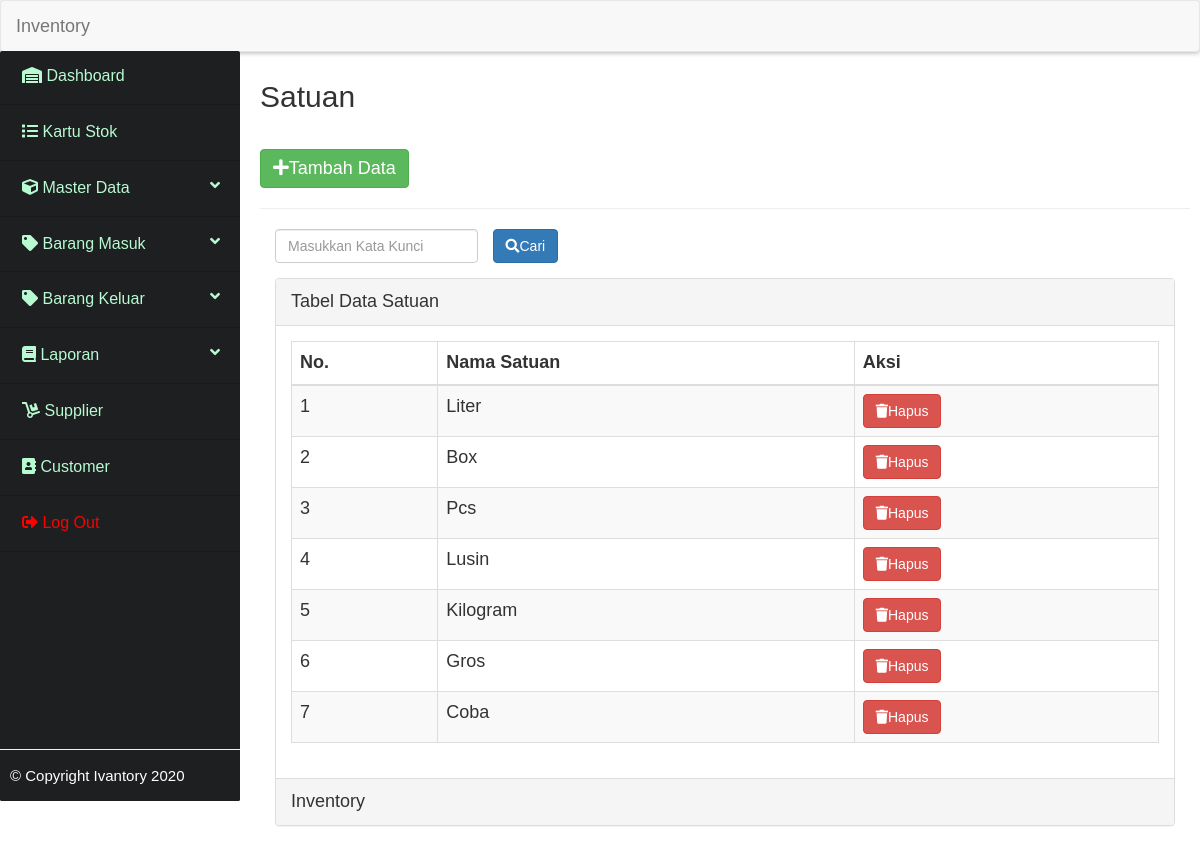
Screenshot of /_satuan/satuan.php with the database file from the repository.
### tables this page shows
CREATE TABLE IF NOT EXISTS `tbl_satuan` (
  `id_satuan` int(11) NOT NULL AUTO_INCREMENT,
  `nama_satuan` varchar(100) NOT NULL,
  PRIMARY KEY (`id_satuan`)
);

### _satuan/functions.php (called while the page is built, shortened)
<?php
     include "../koneksi.php";
    function query($query){
        global $conn;
        $result = mysqli_query($conn, $query);
        $rows   = [];
        while( $row = mysqli_fetch_assoc($result)){
           $rows[] = $row;
        }
        return $rows;
    }
?>

### _satuan/satuan.php (the view, shortened to what this page needs)
<?php
$satuan = query("SELECT * FROM tbl_satuan");
?>
        <section class="content">
            <div class="inner">
                <h2>Satuan</h2><br>
                    <a href="#" class="btn btn-success" style="font-size: 18px;" data-toggle="modal" data-target="#tambah" ><span class="fas fa-plus"></span>Tambah Data</a>
                    <hr>
                    <form action="" method="post">
                        <div class="form-group">
                                <div class="col-md-3" >
                                    <input type="text" name="keyword" class="form-control" autofocus autocomplete="off" placeholder="Masukkan Kata Kunci">
                                </div>
                                <div>
                                    <button type="submit" name="cari" class="btn btn-primary"><span class="fas fa-search"></span>Cari</button>
                                </div>
                        </div>
                    </form>
                    <div class="table-content" style="font-size: 18px;">
                        <div class="col-md-12">
                            <div class="panel panel-default">
                                <div class="panel-heading">
                                    Tabel Data Satuan
                                </div>
                                <div class="panel-body">
                                    <div class="table">
                                        <table class="table table-striped table-bordered table-hover">
                                            <thead>
                                                <tr>
                                                    <th>No.</th>
                                                    <th>Nama Satuan</th>
                                                    <th>Aksi</th>
                                                </tr>
                                            </thead>
                                            <?php $no = 1; ?>
                                            <?php foreach($satuan as $st): ?>
                                            <tr>
                                                <td><?= $no; ?></td>
                                                <td><?= $st["nama_satuan"]; ?></td>
                                                <td>
                                                    <a href="hapus.php?id_satuan=<?= $st["id_satuan"]; ?>" onclick="return confirm('Yakin untuk menghapus?')" class="btn btn-danger "><span class="fas fa-trash"></span>Hapus</a>
                                                </td>
                                            </tr>
                                            <?php $no++; ?>
                                            <?php endforeach; ?>
                                        </table>
                                    </div>
                                </div>
                                <div class="panel-footer">
                                    Inventory
                                </div>
                            </div>
                        </div>
                    </div>
            </div>
        </section>

### rows the page displays
tbl_satuan: nama_satuan "Liter"
tbl_satuan: nama_satuan "Box"
tbl_satuan: nama_satuan "Pcs"
tbl_satuan: nama_satuan "Lusin"
tbl_satuan: nama_satuan "Kilogram"
tbl_satuan: nama_satuan "Gros"
tbl_satuan: nama_satuan "Coba"
